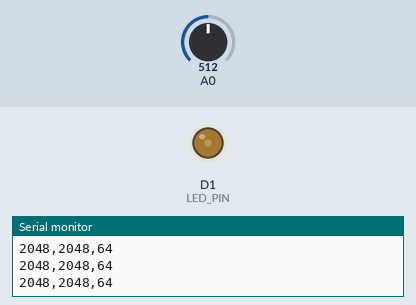
This sketch was run on a simulated ESP8266 (NodeMCU). Parts: output pins drawn as LEDs (lit = HIGH), the last lines printed to the serial monitor. The inputs (shaded band) are chosen by the test bench; at power-on: A0 = 512 (analog values on the 0–1023 scale).

Above: at 1.2 s.
1.3 s: A0 set to 716
At 2.5 s:
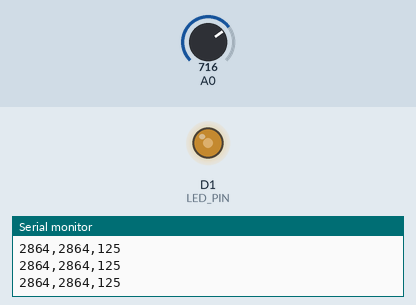
2.9 s: A0 set to 900
At 3.6 s:
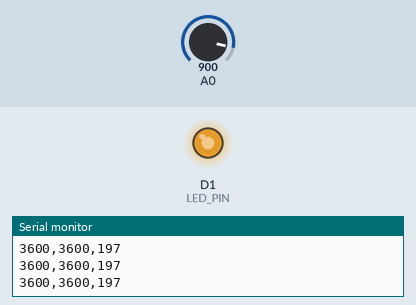
4.5 s: A0 set to 0
At 5.9 s:
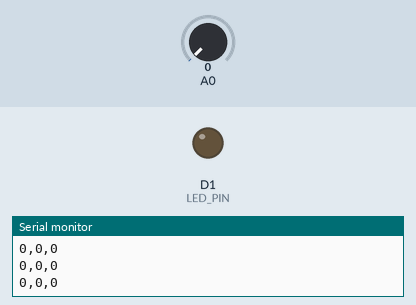
Timing chart, 0 to 7.5 s (numbered marks = the images above; inputs shaded):
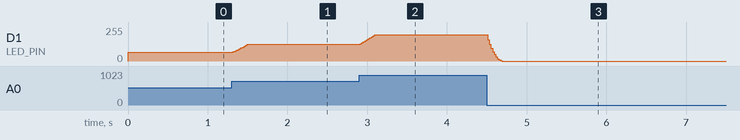

Measured:
- after the input at 1.3 s, D1 (LED_PIN): moves from 64/255 to 125/255 over 0.18 s, starting at once
- after the input at 2.9 s, D1 (LED_PIN): moves from 125/255 to 197/255 over 0.18 s, starting at once
- after the input at 4.5 s, D1 (LED_PIN): moves from 197/255 to 0/255 over 0.18 s, starting at once

The sketch:

02_PotLed_solution.ino
```cpp
const int POT_PIN = D0;
const int LED_PIN = D1;

const int N = 10;                    // number of readings to average
int readings[N];                     // circular buffer of the last N readings
int readIndex = 0;                       // where the next reading is stored
long total = 0;                      // running sum of the buffer
int filled = 0;                      // how many slots hold real readings so far

const bool USE_CORRECTION = true;    // extension: square the normalised value

void setup() {
  Serial.begin(115200);
  analogReadResolution(12);       // readings range from 0 to 4095 -> 2^ 12 values
  pinMode(LED_PIN, OUTPUT);
}

void loop() {
  int raw = analogRead(POT_PIN);
  //smoothing code - circular buffer
  total -= readings[readIndex];          // remove the oldest reading from the sum
   readings[readIndex] = raw;             // store the newest one in its place
   total += raw;
   readIndex = (readIndex + 1) % N;           // wrap round to 0 after N - 1 for circular buffer
   if (filled < N) filled++;          // average only real readings at start-up

   int smoothed = total / filled;

   Serial.print(raw);                 // two values on one line, separated by a comma,
   Serial.print(",");                 // so the Serial Plotter draws two lines
   Serial.print(smoothed);
   Serial.print(",");

  float level = smoothed / 4095.0;               // normalised to 0.0 to 1.0

  //simple gamma correction for LED
  if (USE_CORRECTION) level = level * level;
  int duty = (int)(level * 255 + 0.5);   // scale once, round to nearest  ->squaring approximates gamma
  duty = constrain(duty, 0, 255);
  Serial.println(duty);
  analogWrite(LED_PIN, duty);

  delay(20);
}
```
